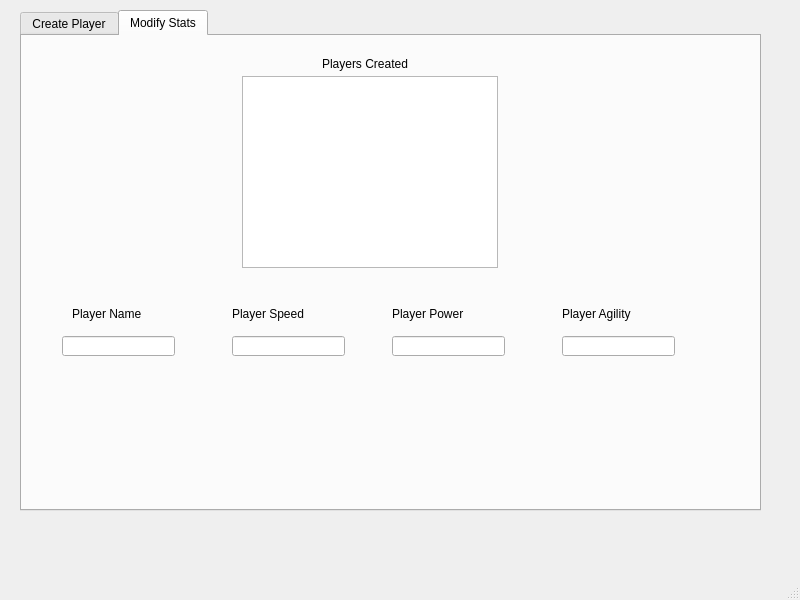
<?xml version="1.0" encoding="UTF-8"?>
<ui version="4.0">
 <class>MainWindow</class>
 <widget class="QMainWindow" name="MainWindow">
  <property name="geometry">
   <rect>
    <x>0</x>
    <y>0</y>
    <width>800</width>
    <height>600</height>
   </rect>
  </property>
  <property name="windowTitle">
   <string>MainWindow</string>
  </property>
  <widget class="QWidget" name="centralwidget">
   <widget class="QTabWidget" name="tabWidget">
    <property name="geometry">
     <rect>
      <x>20</x>
      <y>10</y>
      <width>741</width>
      <height>501</height>
     </rect>
    </property>
    <property name="currentIndex">
     <number>1</number>
    </property>
    <widget class="QWidget" name="tab">
     <attribute name="title">
      <string>Create Player</string>
     </attribute>
     <widget class="QPushButton" name="btnCreate">
      <property name="geometry">
       <rect>
        <x>290</x>
        <y>290</y>
        <width>141</width>
        <height>23</height>
       </rect>
      </property>
      <property name="text">
       <string>Create Player</string>
      </property>
     </widget>
     <widget class="QLabel" name="lblName">
      <property name="geometry">
       <rect>
        <x>200</x>
        <y>80</y>
        <width>121</width>
        <height>16</height>
       </rect>
      </property>
      <property name="text">
       <string>Enter Player Name</string>
      </property>
     </widget>
     <widget class="QLineEdit" name="txtName">
      <property name="geometry">
       <rect>
        <x>330</x>
        <y>80</y>
        <width>113</width>
        <height>20</height>
       </rect>
      </property>
     </widget>
     <widget class="QLineEdit" name="txtSpeed">
      <property name="geometry">
       <rect>
        <x>330</x>
        <y>130</y>
        <width>113</width>
        <height>20</height>
       </rect>
      </property>
     </widget>
     <widget class="QLabel" name="lblSpeed">
      <property name="geometry">
       <rect>
        <x>200</x>
        <y>130</y>
        <width>121</width>
        <height>16</height>
       </rect>
      </property>
      <property name="text">
       <string>Enter Player Speed</string>
      </property>
     </widget>
     <widget class="QLineEdit" name="txtPower">
      <property name="geometry">
       <rect>
        <x>330</x>
        <y>180</y>
        <width>113</width>
        <height>20</height>
       </rect>
      </property>
     </widget>
     <widget class="QLabel" name="lblPower">
      <property name="geometry">
       <rect>
        <x>200</x>
        <y>180</y>
        <width>121</width>
        <height>16</height>
       </rect>
      </property>
      <property name="text">
       <string>Enter Player Power</string>
      </property>
     </widget>
     <widget class="QLineEdit" name="txtAgility">
      <property name="geometry">
       <rect>
        <x>330</x>
        <y>230</y>
        <width>113</width>
        <height>20</height>
       </rect>
      </property>
     </widget>
     <widget class="QLabel" name="lblAgility">
      <property name="geometry">
       <rect>
        <x>200</x>
        <y>230</y>
        <width>121</width>
        <height>16</height>
       </rect>
      </property>
      <property name="text">
       <string>Enter Player Agility</string>
      </property>
     </widget>
    </widget>
    <widget class="QWidget" name="tab_2">
     <attribute name="title">
      <string>Modify Stats</string>
     </attribute>
     <widget class="QLineEdit" name="txtModAgility">
      <property name="geometry">
       <rect>
        <x>540</x>
        <y>300</y>
        <width>113</width>
        <height>20</height>
       </rect>
      </property>
     </widget>
     <widget class="QLineEdit" name="txtModName">
      <property name="geometry">
       <rect>
        <x>40</x>
        <y>300</y>
        <width>113</width>
        <height>20</height>
       </rect>
      </property>
     </widget>
     <widget class="QLabel" name="lblModPower">
      <property name="geometry">
       <rect>
        <x>370</x>
        <y>270</y>
        <width>121</width>
        <height>16</height>
       </rect>
      </property>
      <property name="text">
       <string>Player Power</string>
      </property>
     </widget>
     <widget class="QLabel" name="lblModName">
      <property name="geometry">
       <rect>
        <x>50</x>
        <y>270</y>
        <width>121</width>
        <height>16</height>
       </rect>
      </property>
      <property name="text">
       <string>Player Name</string>
      </property>
     </widget>
     <widget class="QLabel" name="lblModAgility">
      <property name="geometry">
       <rect>
        <x>540</x>
        <y>270</y>
        <width>121</width>
        <height>16</height>
       </rect>
      </property>
      <property name="text">
       <string>Player Agility</string>
      </property>
     </widget>
     <widget class="QLineEdit" name="txtModSpeed">
      <property name="geometry">
       <rect>
        <x>210</x>
        <y>300</y>
        <width>113</width>
        <height>20</height>
       </rect>
      </property>
     </widget>
     <widget class="QLabel" name="lblModSpeed">
      <property name="geometry">
       <rect>
        <x>210</x>
        <y>270</y>
        <width>121</width>
        <height>16</height>
       </rect>
      </property>
      <property name="text">
       <string>Player Speed</string>
      </property>
     </widget>
     <widget class="QLineEdit" name="txtModPower">
      <property name="geometry">
       <rect>
        <x>370</x>
        <y>300</y>
        <width>113</width>
        <height>20</height>
       </rect>
      </property>
     </widget>
     <widget class="QListWidget" name="lstPlayersCreatd">
      <property name="geometry">
       <rect>
        <x>220</x>
        <y>40</y>
        <width>256</width>
        <height>192</height>
       </rect>
      </property>
     </widget>
     <widget class="QLabel" name="lblPlayersCreated">
      <property name="geometry">
       <rect>
        <x>300</x>
        <y>20</y>
        <width>121</width>
        <height>16</height>
       </rect>
      </property>
      <property name="text">
       <string>Players Created</string>
      </property>
     </widget>
    </widget>
   </widget>
  </widget>
  <widget class="QMenuBar" name="menubar">
   <property name="geometry">
    <rect>
     <x>0</x>
     <y>0</y>
     <width>800</width>
     <height>22</height>
    </rect>
   </property>
  </widget>
  <widget class="QStatusBar" name="statusbar"/>
 </widget>
 <resources/>
 <connections/>
</ui>
